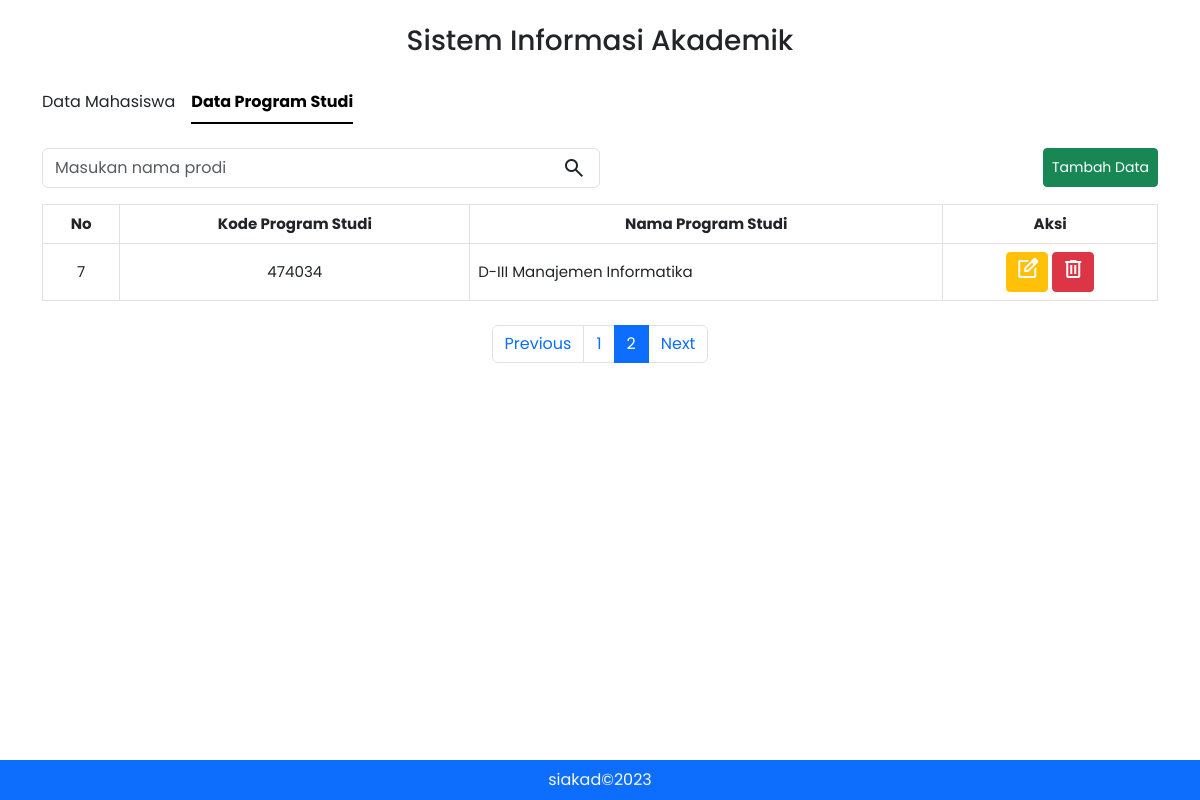
Screenshot of /view/prodi.php?halaman=2 with the database file from the repository.
### tables this page shows
CREATE TABLE `prodi` (
  `kode_prodi` varchar(10) NOT NULL,
  `nama_prodi` varchar(100) NOT NULL
);

### functions/functions.php (called while the page is built, shortened)
<?php
    $conn = mysqli_connect("localhost", "root", "", "db_siakad");
    function query($query) {
        global $conn;
        $result = mysqli_query($conn, $query);
        $rows = [];
        while ($row = mysqli_fetch_assoc($result)) {
            $rows[] = $row;
        }
        return $rows;
    }

### view/prodi.php (the view, shortened to what this page needs)
<?php
require '../functions/functions.php';
$jumlahDataPerhalaman = 6;
$jumlahData = count(query("SELECT * FROM prodi"));
$jumlahHalaman = ceil($jumlahData / $jumlahDataPerhalaman);
$halamanAktif = (isset($_GET["halaman"])) ? $_GET["halaman"] : 1;
$awalData = ($jumlahDataPerhalaman * $halamanAktif) - $jumlahDataPerhalaman;
$prodis = query("SELECT * FROM prodi LIMIT $awalData, $jumlahDataPerhalaman");
$next = $halamanAktif + 1;
$prev = $halamanAktif - 1;
?>
<!DOCTYPE html>
<html lang="en">
<head>
    <link rel="stylesheet" href="../vendor/bootstrap/css/bootstrap.min.css">
    <link rel="stylesheet" href="../assets/css/style.css">
</head>
<body>
    <div class="container pb-5">
        <h3 class="my-4 text-center">Sistem Informasi Akademik</h3>
        <nav class="my-4">
            <ul class="nav nav-underline">
                <li class="nav-item">
                    <a class="nav-link" href="../index.php">Data Mahasiswa</a>
                </li>
                <li class="nav-item">
                    <a class="nav-link active" href="prodi.php">Data Program Studi</a>
                </li>
            </ul>
        </nav>
        <main>
            <div class="d-flex justify-content-between align-items-center">
                <form class="d-flex border rounded w-50" action="" method="post" role="search">
                    <input class="form-control border-0" type="search" name="keyword" placeholder="Masukan nama prodi" autocomplete="off" autofocus />
                    <button class="btn d-flex justify-content-center align-items-center" type="submit" name="search">
                        <span class="material-symbols-outlined ">
                        </span>
                    </button>
                </form>
                <a class="btn btn-sm btn-success p-2" href="tambahProdi.php" role="button">Tambah Data</a>
            </div>
            <div class="container-fluid overflow-x-auto p-0">
                <table class="table table-bordered mt-3">
                    <thead>
                        <tr class="text-center align-middle">
                            <th scope="col">No</th>
                            <th scope="col">Kode Program Studi</th>
                            <th scope="col">Nama Program Studi</th>
                            <th scope="col">Aksi</th>
                        </tr>
                    </thead>
                    <tbody>
                        <?php $i = 1; ?>
                        <?php foreach ($prodis as $prodi) : ?>
                            <tr class="align-middle">
                                <td class="text-center"><?= $i + $awalData ?></td>
                                <td class="text-center"><?= $prodi["kode_prodi"] ?></td>
                                <td><?= $prodi["nama_prodi"] ?></td>
                                <td>
                                    <div class="d-grid gap-2 d-sm-block text-center">
                                        <a href="ubahProdi.php?kode=<?= $prodi['kode_prodi'] ?>" class="btn btn-sm btn-warning mb-sm-2 mb-md-0" role="button">
                                            <span class="material-symbols-outlined text-light">
                                            </span>
                                        </a>
                                        <a href="../functions/deleteProdi.php?kode=<?= $prodi['kode_prodi'] ?>" class="btn btn-sm btn-danger" role="button" onclick="return confirm('Apakah anda yakin ingin menghapus data?')">
                                            <span class="material-symbols-outlined">
                                            </span>
                                        </a>
                                    </div>
                                </td>
                            </tr>
                            <?php $i++ ?>
                        <?php endforeach ?>
                    </tbody>
                </table>
            </div>
        </main>
        <nav aria-label="Page navigation example" class="mt-2">
            <ul class="pagination justify-content-center">
                <li class="page-item">
                    <a class="page-link" <?= ($halamanAktif > 1) ? "href='?halaman=$prev'" : '' ?>>Previous</a>
                </li>
                <?php for ($i = 1; $i <= $jumlahHalaman; $i++) : ?>
                    <?php if ($i == $halamanAktif) : ?>
                        <li class="page-item active"><a class="page-link" href="?halaman=<?= $i ?>"><?= $i ?></a></li>
                    <?php else : ?>
                        <li class="page-item"><a class="page-link" href="?halaman=<?= $i ?>"><?= $i ?></a></li>
                    <?php endif ?>
                <?php endfor ?>
                <li class="page-item">
                    <a class="page-link" <?= ($halamanAktif < $jumlahHalaman) ? "href='?halaman=$next'" : '' ?>>Next</a>
                </li>
            </ul>
        </nav>
    </div>
    <footer class="container-fluid bg-primary text-center text-lg-start position-fixed bottom-0 ">
        <div class="text-center p-2">
            <a class="text-light" href="#">siakad&copy;2023</a>
        </div>
    </footer>
</body>
</html>

### assets/css/style.css (style rules this page uses)
html, body { font-family: "Poppins", sans-serif; }
a, a.nav-link { color: #212529; text-decoration: none; }
th, td { font-size: 0.94rem; }

### rows the page displays
prodi: awalData "7", kode_prodi "474034", nama_prodi "D-III Manajemen Informatika"
